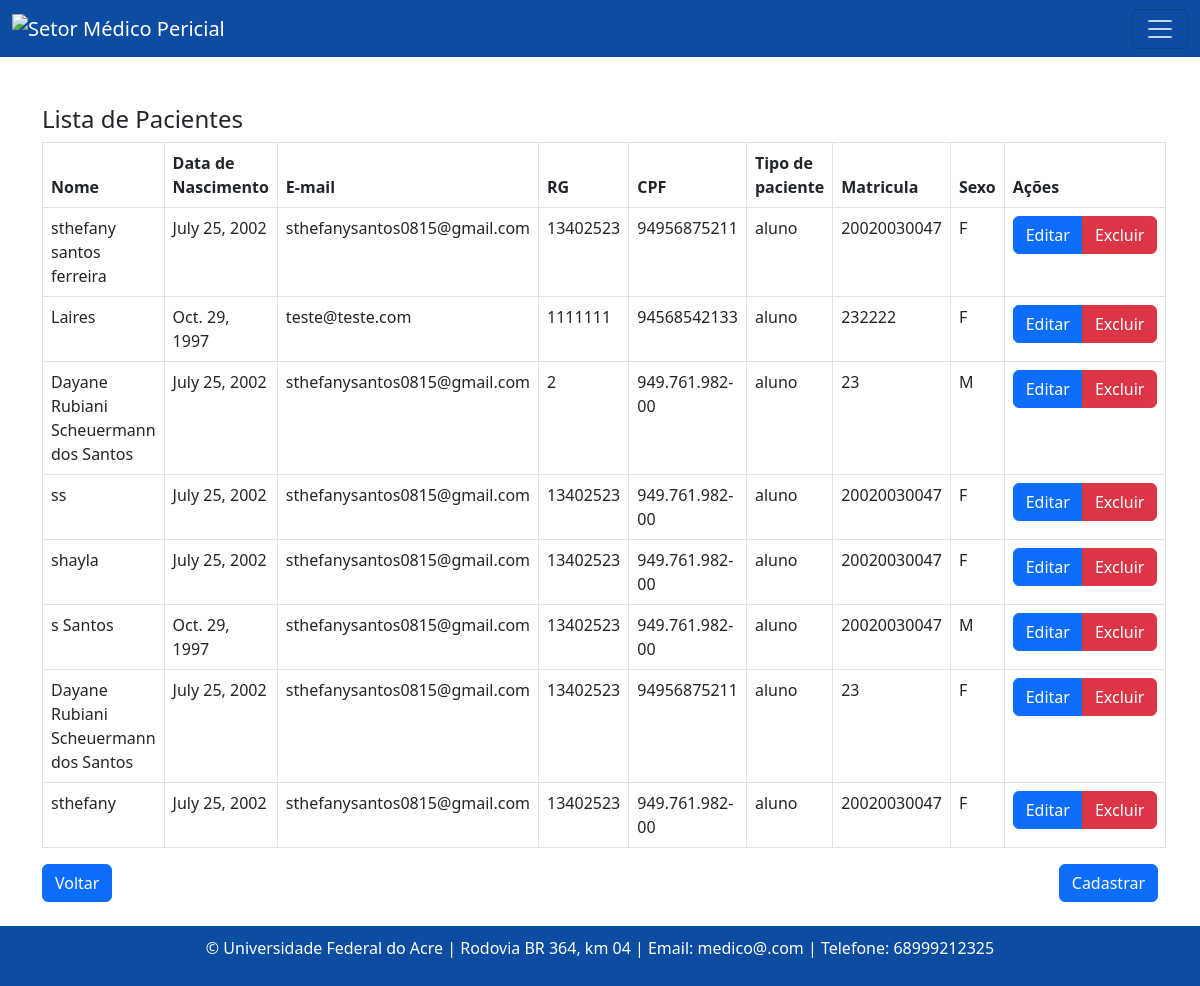
/pacientes/, run on an earlier commit of the app's database.
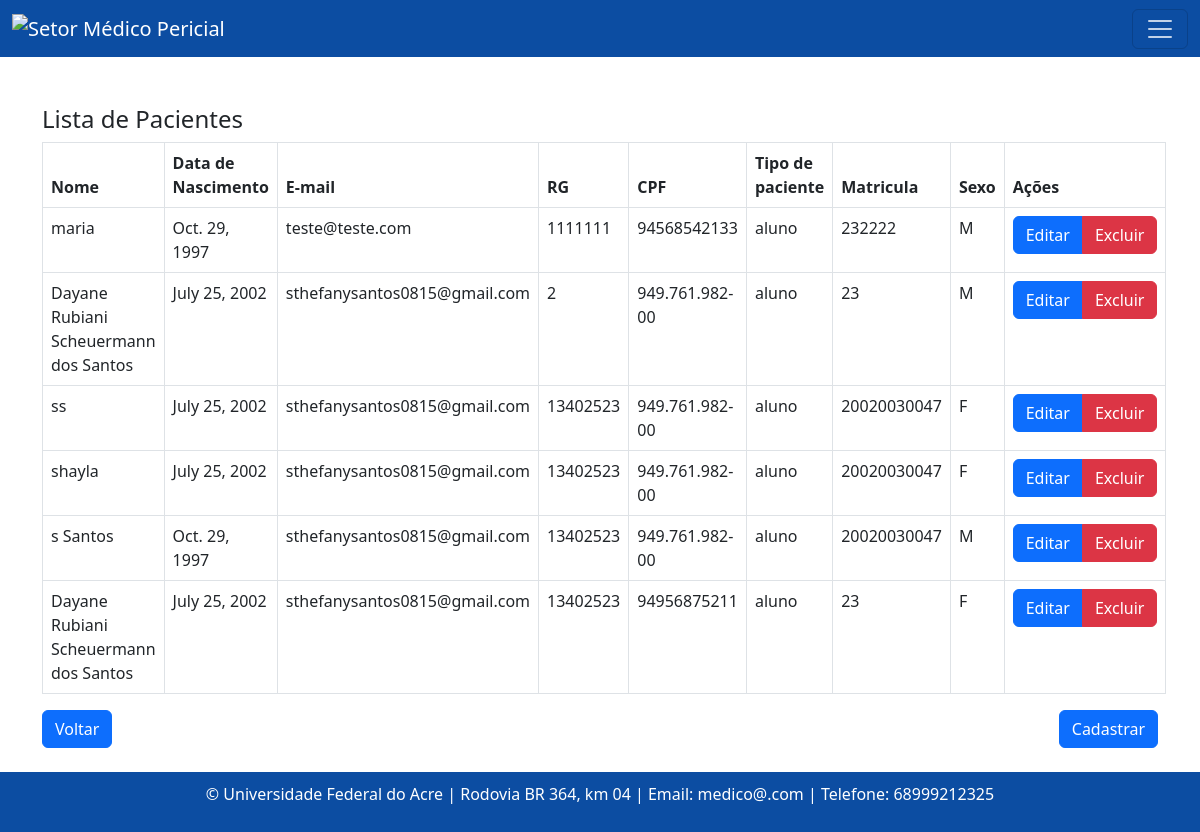
And on a later commit of the database.
### consulta/models.py (models this page shows, shortened)
class Paciente(models.Model):
    nome = models.CharField(max_length=100)
    data_nascimento = models.DateField()
    email = models.EmailField()
    rg = models.CharField(max_length=20)
    cpf = models.CharField(max_length=14)
    sexo = models.CharField(max_length=1, choices=[('M', 'Masculino'), ('F', 'Feminino')])
    matricula = models.CharField(max_length=20)
    tipo_paciente = models.CharField(max_length=20)
    cargo_funcao = models.CharField(max_length=50, default='')
    cep = models.CharField(max_length=9)
    cidade = models.CharField(max_length=50)
    bairro = models.CharField(max_length=50, default='')
    uf = models.CharField(max_length=2)
    numero = models.CharField(max_length=10)
    ddd_telefone = models.CharField(max_length=3)
    complemento = models.CharField(max_length=100, blank=True, null=True, default='')  # Adicionando o valor padrão aqui

### consulta/views.py (the view)
# urls.py: path('pacientes/', listar_pacientes, name= 'pacienteListagem' ),
def listar_pacientes(request):
    pacientes = Paciente.objects.all()
    return render(request, 'consultas/listagem_pacientes.html', {'pacientes': pacientes})

### templates/consultas/listagem_pacientes.html (shortened to what this page needs)
{% extends "base.html" %}
{% block content %}
  <h4>Lista de Pacientes</h4>
  <table class="table table-bordered">
    <thead>
      <tr>
        <th>Nome</th>
        <th>Data de Nascimento</th>
        <th>E-mail</th>
        <th>RG</th>
        <th>CPF</th>
        <th>Tipo de paciente</th>
        <th>Matricula</th>
        <th>Sexo</th>
        <th>Ações</th>
      </tr>
    </thead>
    <tbody>
      {% for paciente in pacientes %}
      <tr class="paciente-row">
        <td>{{ paciente.nome }}</td>
        <td>{{ paciente.data_nascimento }}</td>
        <td>{{ paciente.email }}</td>
        <td>{{ paciente.rg }}</td>
        <td>{{ paciente.cpf }}</td>
        <td>{{ paciente.tipo_paciente }}</td>
        <td>{{ paciente.matricula }}</td>
        <td>{{ paciente.sexo }}</td>
        <td>
          <div class="btn-group" role="group" aria-label="Ações">
            <a href="{% url 'pacienteEditar' paciente.id %}" class="btn btn-primary">Editar</a>
            <a href="{% url 'pacienteExcluir' paciente.id %}" class="btn btn-danger">Excluir</a>
          </div>
        </td>
      </tr>
      {% endfor %}
    </tbody>
  </table>
  <div class="d-flex justify-content-between">
    <a class="btn btn-primary" href="{% url 'home' %}">Voltar</a>
    <a class="btn btn-primary" href="{% url 'pacienteCreate'  %}">Cadastrar</a>
  </div>
{% endblock %}

### templates/base.html (shortened to what this page needs)
<!DOCTYPE html>
<html lang="en">
<head>
    <link rel="stylesheet" href="https://cdn.jsdelivr.net/npm/bootstrap@5.3.0/dist/css/bootstrap.min.css">
</head>
<body style="min-height: 100vh; display: flex; flex-direction: column;">
    <nav class="navbar" style="background-color: #0C4DA2; color: white;">
        <div class="container-fluid">
            <a class="navbar-brand text-white" href="#">
                <img src="C:\Users\Ufac\Documents\GitHub\sistema_medico\templates\consultas\logoUfac.png" alt="Setor Médico Pericial" height="30" class="d-inline-block align-text-top">
            </a>
            <button class="navbar-toggler" type="button" data-bs-toggle="offcanvas" data-bs-target="#offcanvasNavbar" aria-controls="offcanvasNavbar">
                <span class="navbar-toggler-icon" style="filter: brightness(0) invert(1);"></span>
            </button>
        </div>
    </nav>
    <div class="container mt-5" style="flex: 1;">
        {% block content %}{% endblock %}
    </div>
    <footer class="text-center mt-4" style="background-color: #0C4DA2; color: white; padding: 10px;">
        <p>&copy; {{ year }} Universidade Federal do Acre | Rodovia BR 364, km 04 | Email: medico@.com | Telefone: 68999212325</p>
    </footer>
</body>
</html>

What changed in the data, as far as the page shows it:
removed Paciente: nome "sthefany santos ferreira", data_nascimento "July 25, 2002", email "sthefanysantos0815@gmail.com", rg "13402523", cpf "94956875211", tipo_paciente "aluno", matricula "20020030047", sexo "F"
removed Paciente: nome "sthefany", data_nascimento "July 25, 2002", email "sthefanysantos0815@gmail.com", rg "13402523", cpf "949.761.982-00", tipo_paciente "aluno", matricula "20020030047", sexo "F"
changed Paciente "teste@teste.com": nome "Laires" → "maria"; sexo "F" → "M"
